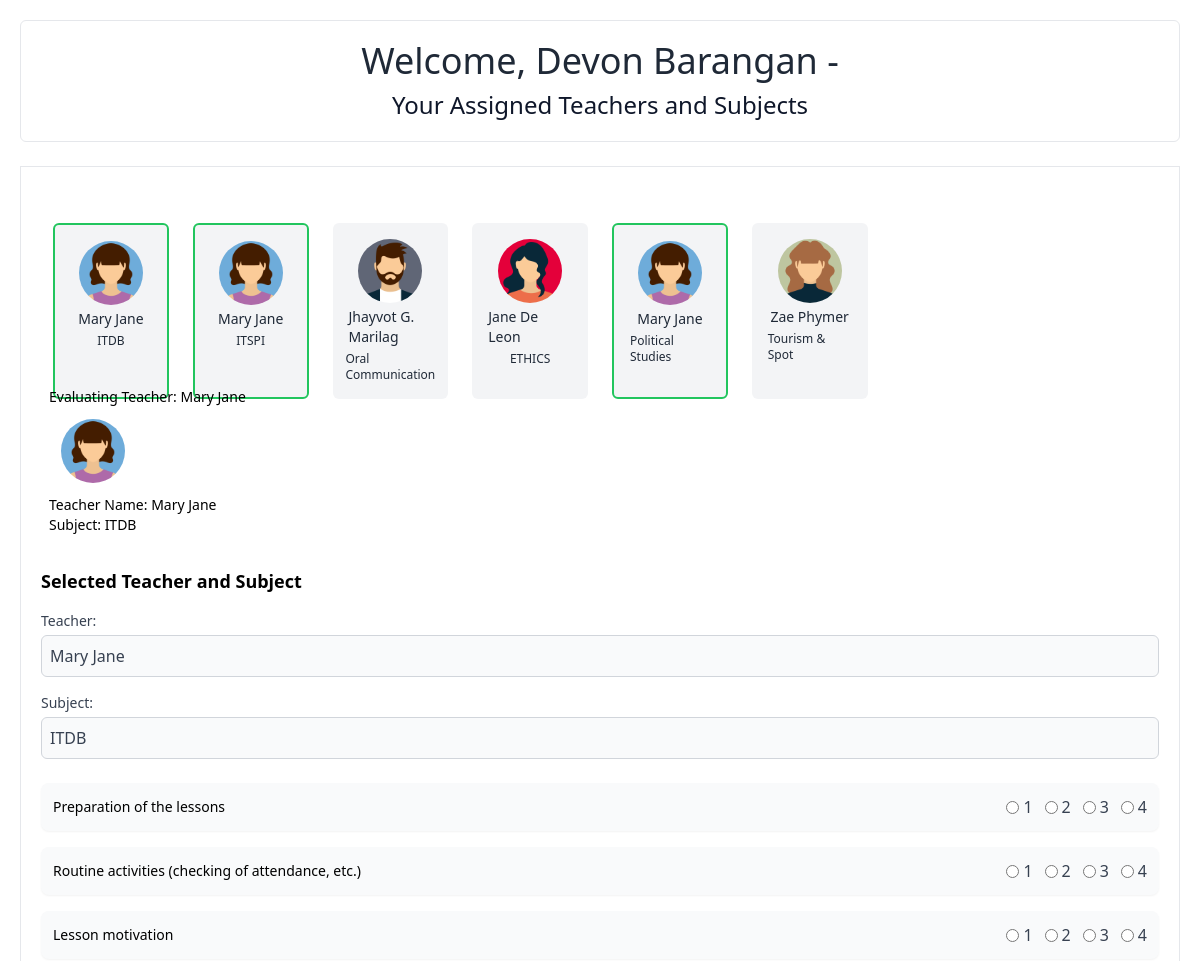
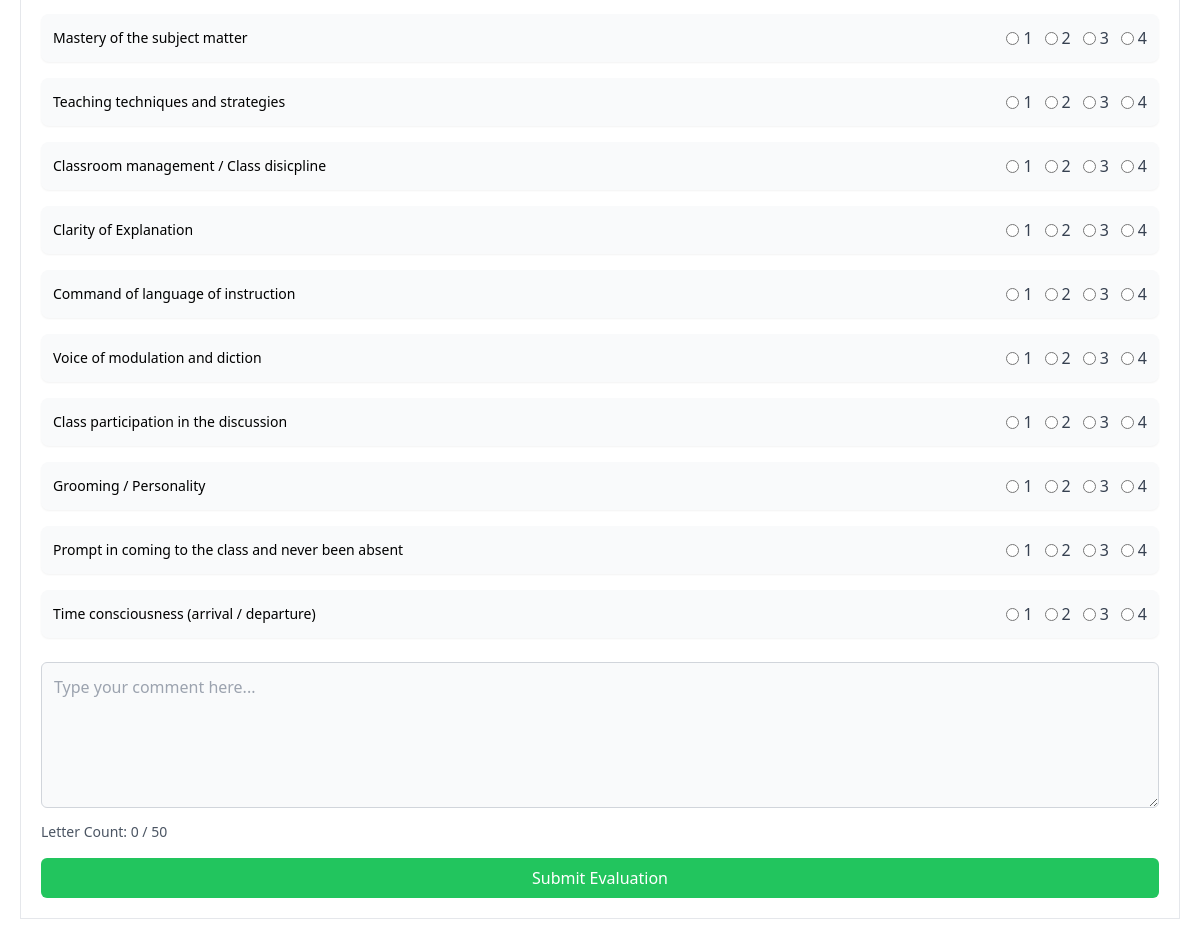
/student/manage_evaluation.php (signed in), run on the app's committed database (2 pictures, top to bottom).
### tables this page shows
CREATE TABLE `tblteacher` (
  `teacher_id` int(11) NOT NULL,
  `school_id` int(11) NOT NULL,
  `name` varchar(255) NOT NULL,
  `department_id` int(11) NOT NULL,
  `image` varchar(255) NOT NULL
);

CREATE TABLE `tblsubject` (
  `subject_id` int(11) NOT NULL,
  `subject_name` varchar(255) NOT NULL,
  `is_minor` tinyint(1) NOT NULL DEFAULT 0,
  `subject_type` enum('Major','Minor') NOT NULL DEFAULT 'Minor',
  `department_id` int(11) NOT NULL
);

CREATE TABLE `tblcriteria` (
  `criteria_id` int(11) NOT NULL,
  `criteria` varchar(255) NOT NULL
);

### admin/criteria.php (called while the page is built, shortened)
<?php
include("../database/models/dbconnect.php");
function displayCriteria()
{
  global $conn;
  try {
    $sql = "SELECT criteria_id, criteria FROM tblcriteria";
    $stmt = $conn->prepare($sql);
    $stmt->execute();
    $result = $stmt->get_result();
    $criteriaList = [];
    if ($result->num_rows > 0) {
      while ($row = $result->fetch_assoc()) {
        $criteriaList[] = $row;
      }
    }
    return $criteriaList;
  } catch (mysqli_sql_exception $e) {
    error_log("Error fetching criteria: " . $e->getMessage());
    return [];
  }
}
?>

### student/manage_evaluation.php (the view, shortened to what this page needs)
<?php
include('../database/models/dbconnect.php');
include("../admin/criteria.php");
$school_id = $_SESSION['school_id'];
$schoolyear_query = "SELECT schoolyear_id FROM tblschoolyear WHERE is_status = 'Started' LIMIT 1";
$result = $conn->query($schoolyear_query);
if ($result->num_rows > 0) {
  $row = $result->fetch_assoc();
  $schoolyear_id = $row['schoolyear_id'];
}
$checkStudentStatus = $conn->prepare("SELECT is_regular FROM tblstudent_section WHERE student_id = (SELECT student_id FROM tblstudent WHERE school_id = ?)");
$checkStudentStatus->bind_param("i", $school_id);
$checkStudentStatus->execute();
$statusResult = $checkStudentStatus->get_result();
$is_regular = false;
if ($statusResult->num_rows > 0) {
  $status = $statusResult->fetch_assoc();
  $is_regular = $status['is_regular'];
}
if ($is_regular) {
  $sql = "
        SELECT tblteacher.name AS teacher_name, tblsubject.subject_name, tblteacher.image, tblteacher.teacher_id
        FROM tblstudent_section
        INNER JOIN tblsection_teacher_subject ON tblstudent_section.section_id = tblsection_teacher_subject.section_id
        INNER JOIN tblteacher ON tblsection_teacher_subject.teacher_id = tblteacher.teacher_id
        INNER JOIN tblsubject ON tblsection_teacher_subject.subject_id = tblsubject.subject_id
        WHERE tblstudent_section.student_id = (SELECT student_id FROM tblstudent WHERE school_id = ?)
    ";
}
$stmt = $conn->prepare($sql);
$stmt->bind_param("i", $school_id);
$stmt->execute();
$result = $stmt->get_result();
$teachers = [];
while ($row = $result->fetch_assoc()) {
  $teachers[] = $row;
}
$criteriaList = displayCriteria();
$currentTeacherIndex = isset($_SESSION['current_teacher_index']) ? $_SESSION['current_teacher_index'] : 0;
$currentTeacher = $teachers[$currentTeacherIndex];
function checkIfEvaluated($studentId, $teacherId)
{
  global $conn;
  $query = "SELECT COUNT(*) FROM tblevaluate WHERE student_id = ? AND teacher_id = ?";
  $stmt = $conn->prepare($query);
  $stmt->bind_param("ii", $studentId, $teacherId);
  $stmt->execute();
  $stmt->bind_result($count);
  return $count > 0;
}
function allTeachersEvaluated($studentId, $schoolyear_id)
{
  global $conn;
  $sql = "SELECT COUNT(*) FROM tblteacher t
            WHERE (EXISTS (
                SELECT 1
                FROM tblstudent_section ss
                INNER JOIN tblsection_teacher_subject sts ON ss.section_id = sts.section_id
                WHERE ss.student_id = (SELECT student_id FROM tblstudent WHERE school_id = ?)
                AND sts.teacher_id = t.teacher_id
            ) OR EXISTS (
                SELECT 1
                FROM tblstudent_teacher_subject stts
                WHERE stts.student_id = (SELECT student_id FROM tblstudent WHERE school_id = ?)
                AND stts.teacher_id = t.teacher_id
            )) AND NOT EXISTS (
                SELECT 1
                FROM tblevaluate e
                WHERE e.teacher_id = t.teacher_id
                  AND e.student_id = ?
                  AND e.schoolyear_id = ?
            )";
  $stmt = $conn->prepare($sql);
  $stmt->bind_param("iiii", $_SESSION['school_id'], $_SESSION['school_id'], $studentId, $schoolyear_id);
  $stmt->execute();
  $stmt->bind_result($count);
  return $count == 0;
}
$all_evaluated = allTeachersEvaluated($_SESSION['student_id'], $schoolyear_id);
?>
<!DOCTYPE html>
<html lang="en">
<head>
  <script src="https://cdn.tailwindcss.com"></script>
</head>
<body>
  <div class="grid grid-cols-1 p-5 gap-6">
    <div class="border rounded-md p-5">
      <div>
        <h1 class="text-center text-4xl text-gray-800">Welcome, <?php echo htmlspecialchars($_SESSION['name']); ?> -
        </h1>
        <h2 class="text-center text-2xl text-slate-900 mt-2">Your Assigned Teachers and Subjects</h2>
      </div>
    </div>
    <div class="border p-4">
      <div class="m-2 p-2">
        <?php if (!empty($teachers)): ?>
          <div class="grid sm:grid-cols-3 md:grid-cols-4 lg:grid-cols-8 gap-6 mt-6 h-20">
            <?php foreach ($teachers as $teacher): ?>
              <?php
              $evaluated = checkIfEvaluated($_SESSION['student_id'], $teacher['teacher_id']);
              $bgColor = $evaluated ? 'border-2 border-green-500' : 'bg-gray-100';
              ?>
              <div class="bg-gray-100 p-4 rounded-md w-full cursor-pointer <?php echo $bgColor ?>" onclick="selectTeacher(<?php echo $teacher['teacher_id']; ?>, '<?php echo addslashes($teacher['teacher_name']); ?>', '<?php echo addslashes($teacher['subject_name']) ?>',  )">
                <div class="text-gray-800 flex flex-col justify-center items-center w-full gap-1">
                  <img src="../upload/pics/<?php echo htmlspecialchars($teacher['image']); ?>" alt="Teacher Profile" class="w-16 h-16 rounded-full">
                  <p class="text-sm"><?php echo htmlspecialchars($teacher['teacher_name']); ?></p>
                  <p class="text-xs"><?php echo htmlspecialchars($teacher['subject_name']); ?></p>
                </div>
              </div>
            <?php endforeach; ?>
          </div>
        <?php else: ?>
          <p class="text-center text-gray-600 mt-4">You have no assigned teachers yet.</p>
        <?php endif; ?>
      </div>
      <div class="mt-16 p-1">
        <div class="m-2">
          <h1 class="text-sm">Evaluating Teacher: <?php echo htmlspecialchars($currentTeacher['teacher_name']); ?></h1>
          <img src="../upload/pics/<?php echo htmlspecialchars($currentTeacher['image']); ?>" alt="Teacher Profile" class="w-16 h-16 rounded-full m-3">
          <p class="text-sm"><span>Teacher Name:</span> <?php echo htmlspecialchars($currentTeacher['teacher_name']); ?></p>
          <p class="text-sm"><span>Subject:</span> <?php echo htmlspecialchars($currentTeacher['subject_name']); ?></p>
        </div>
        <form action="<?php echo htmlspecialchars($_SERVER['PHP_SELF']); ?>" method="post" class="mt-8">
          <h3 class="text-lg font-semibold mb-4">Selected Teacher and Subject</h3>
          <label for="teacher_name" class="block text-sm font-medium text-gray-700">Teacher:</label>
          <input type="text" name="teacher_name" id="teacher_name" value="<?php echo htmlspecialchars($currentTeacher['teacher_name']); ?>" readonly class="mt-1 block w-full p-2 border border-gray-300 rounded-md bg-gray-50 text-gray-700">
          <label for="subject_name" class="block text-sm font-medium text-gray-700 mt-4">Subject:</label>
          <input type="text" name="subject_name" id="subject_name" value="<?php echo htmlspecialchars($currentTeacher['subject_name']); ?>" readonly class="mt-1 block w-full p-2 border border-gray-300 rounded-md bg-gray-50 text-gray-700">
          <div id="criterialist" class="mt-6">
            <?php if (count($criteriaList) > 0): ?>
              <ol class="space-y-4">
                <?php foreach ($criteriaList as $index => $listCriteria): ?>
                  <li>
                    <div class="flex justify-between items-center p-3 bg-gray-50 rounded-lg shadow-sm">
                      <span class="text-sm">
                        <?php echo htmlspecialchars($listCriteria['criteria']); ?>
                      </span>
                      <div class="flex space-x-3">
                        <?php for ($i = 1; $i <= 4; $i++): ?>
                          <label class="inline-flex items-center">
                            <input type="radio" name="rating[<?php echo $listCriteria['criteria_id']; ?>]" value="<?php echo $i; ?>" required class="text-blue-600 focus:ring-blue-500">
                            <span class="ml-1 text-gray-700"><?php echo $i; ?></span>
                          </label>
                        <?php endfor; ?>
                      </div>
                    </div>
                  </li>
                <?php endforeach; ?>
              </ol>
            <?php else: ?>
              <div class="text-gray-500">No Criteria Available</div>
            <?php endif; ?>
          </div>
          <div class="mt-6">
            <textarea id="comment" name="comment[<?php echo htmlspecialchars($currentTeacher['teacher_id']); ?>]" rows="5" cols="50" placeholder="Type your comment here..." oninput="updateCharCount()" class="w-full p-3 border border-gray-300 rounded-md bg-gray-50 text-gray-700"></textarea>
            <p id="letterCount" class="text-sm text-gray-600 mt-2">Letter Count: 0 / 50</p>
            <input type="submit" value="Submit Evaluation" class="mt-4 w-full bg-green-500 text-white py-2 px-4 rounded-md cursor-pointer hover:bg-green-600 transition-all">
          </div>
        </form>
      </div>
    </div>
  </div>
</body>
</html>

### data on the page
tblteacher: image (picture), name "Mary Jane", tblsubject.subject_name "ITDB", tblsubject.subject_name "ITSPI", tblsubject.subject_name "Political Studies", teacher_name "Mary Jane", teacher_id "Type your comment here..."
tblteacher: image (picture), name "Jhayvot G. Marilag", tblsubject.subject_name "Oral Communication"
tblteacher: image (picture), name "Jane De Leon", tblsubject.subject_name "ETHICS"
tblteacher: image (picture), name "Zae Phymer", tblsubject.subject_name "Tourism & Spot"
tblsubject: subject_name "ITDB"
tblcriteria: criteria "Preparation of the lessons"
tblcriteria: criteria "Routine activities (checking of attendance, etc.)"
tblcriteria: criteria "Lesson motivation"
tblcriteria: criteria "Mastery of the subject matter"
tblcriteria: criteria "Teaching techniques and strategies"
tblcriteria: criteria "Classroom management / Class disicpline"
tblcriteria: criteria "Clarity of Explanation"
tblcriteria: criteria "Command of language of instruction"
tblcriteria: criteria "Voice of modulation and diction"
tblcriteria: criteria "Class participation in the discussion"
tblcriteria: criteria "Grooming / Personality"
tblcriteria: criteria "Prompt in coming to the class and never been absent"
tblcriteria: criteria "Time consciousness (arrival / departure)"

### other printed values
$_SESSION['name'] "Devon Barangan"
